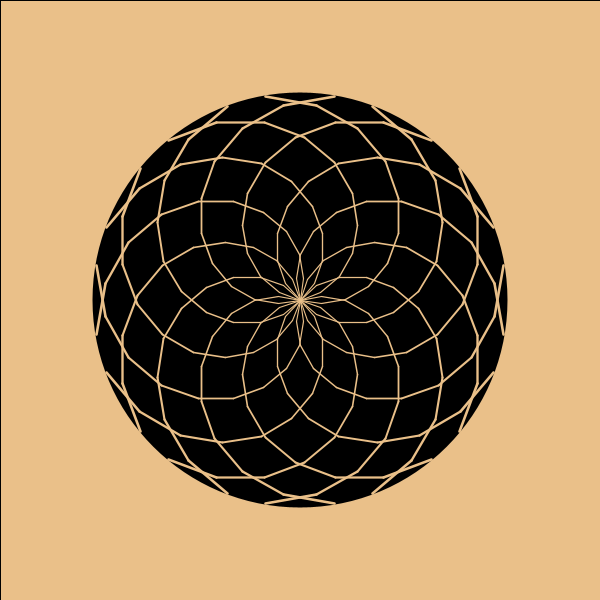
Frame 1 (no input)
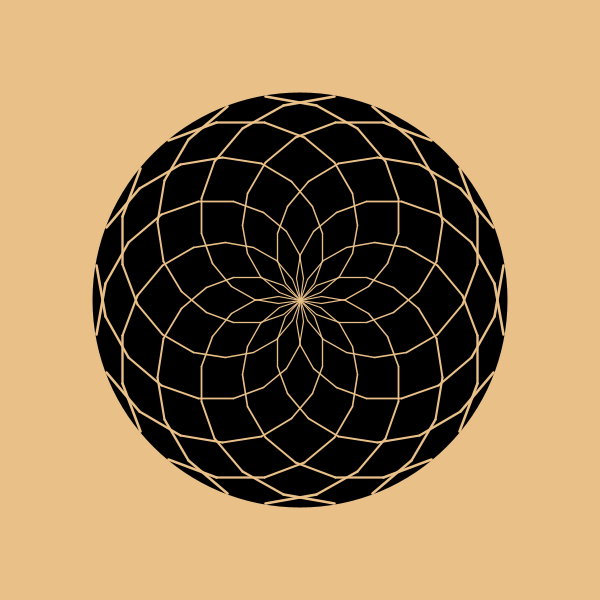
Frame 60 (the mouse pressed at the canvas centre just before this capture)
Frame 120 (the mouse held since frame 60 and released just before this capture): identical to frame 60, image omitted

The Processing sketch that drew these frames (run headless with seeded random() and noise(); from frame 60 on, the mouse is pressed at the canvas centre):

// Processing sketch: processing_163122
// ── processing_163122.pde

//import processing.pdf.*;
float count;
/*float g;
float gAng;
float rad;
float rgrowth;
float cur = 0;
float rot = 0;
float x,y;
*/

void setup() {
  size(600, 600);
  colorMode(HSB);
  //smooth();
  //background(#EAC089);
  //frameRate(5);
  /*g = 1/1.618033989;
  gAng = 360-360 * g + 0; //change this value for varying effects
  rad = 5;
  rgrowth = 1.004;*/
  //beginRecord(PDF, "everything.pdf");
}
//med uret
void draw() {
  fill(#EAC089);
  rect(0, 0, width, height);
  //udgangspunkt: midten 
  translate(width/2, height/2);
  /*cur++;
  rot += gAng;
  rot -= int(rot/360) * 360;
  rad *= rgrowth;*/
  noStroke();
  /*x = cos(rot * PI/180) * rad + width/2;
  y = sin(rot * PI/180) * rad + height/2;*/
  fill(0);
  ellipse(0, 0, 415, 415);
  stroke(#EAC089);
  //forloops
  for (int j = 0; j<360; j = j+30) {
   pushMatrix();
   rotate(radians(j));
   for (int i = 0; i<10; i++) {
   rotate(radians(20));
   scale(1.1);
   line(0, 0, 0, 20);
   translate(0, 20);
   }
   popMatrix();
   }
   for (int j = 0; j<360; j = j+30) {
   pushMatrix();
   rotate(radians(j));
   //forloops
   for (int i = 0; i<10; i++) {
   rotate(radians(-20));
   scale(1.1);
   line(0, 0, 0, 20);
   translate(0, 20);
   }
   popMatrix();
   }
}

void keyPressed() {
  if (key == 'q') {
    //endRecord();
    exit();
  }
}
